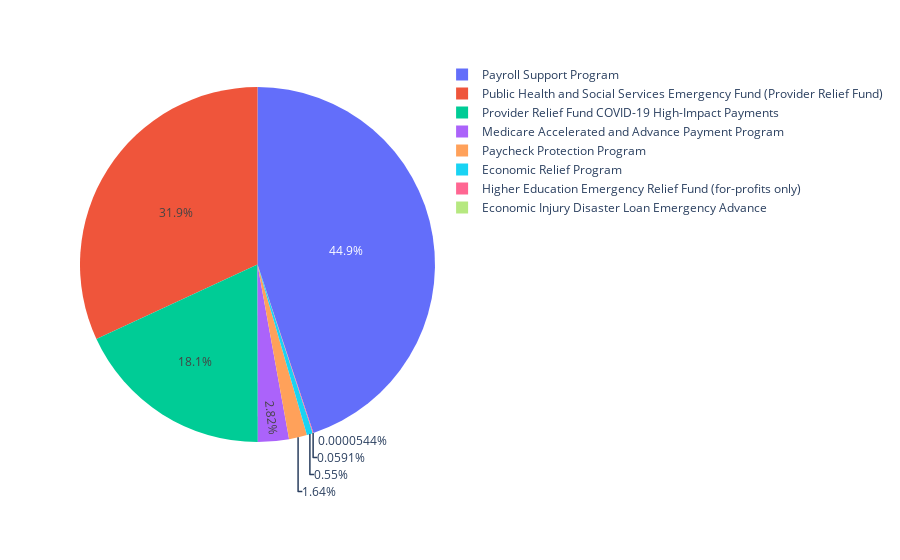

Here is the notebook cell this chart was saved with:
### Code cell
px.pie(df,names='Program Name',values='Award Amount',hover_data=['Award Type'])

### Figure 1 — Plotly figure (JSON) as saved in the notebook; plotly's stock layout.template omitted (floating-point values rounded to 4 significant figures; data arrays with more than 128 entries replaced by an {"elided": "..."} marker saying what was removed)
{"data": [{"customdata": {"elided": "7113x1 str values"}, "domain": {"x": [0, 1], "y": [0, 1]}, "hovertemplate": "Award Type=%{customdata[0]}<br>Program Name=%{label}<br>Award Amount=%{value}<extra></extra>", "labels": {"elided": "7113 str values"}, "legendgroup": "", "name": "", "showlegend": true, "type": "pie", "values": {"elided": "7113 int values"}}], "layout": {"legend": {"tracegroupgap": 0}, "margin": {"t": 60}}}
